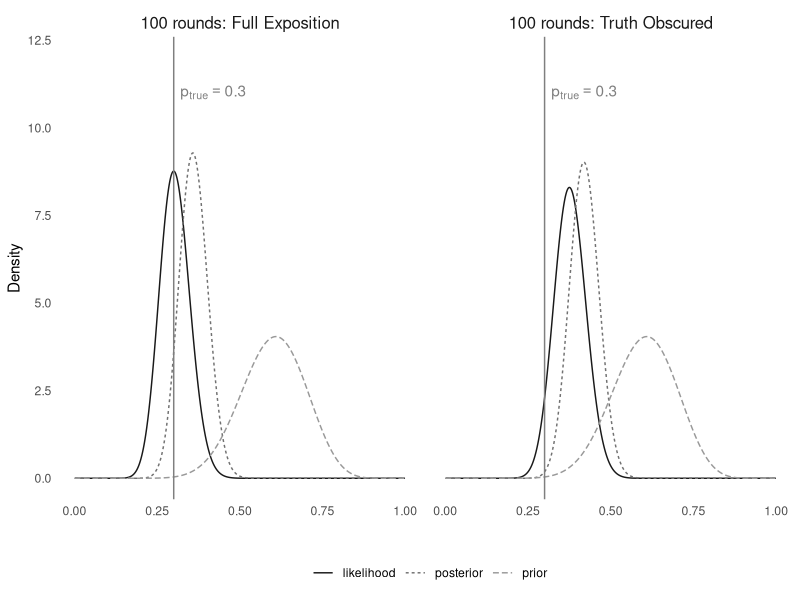
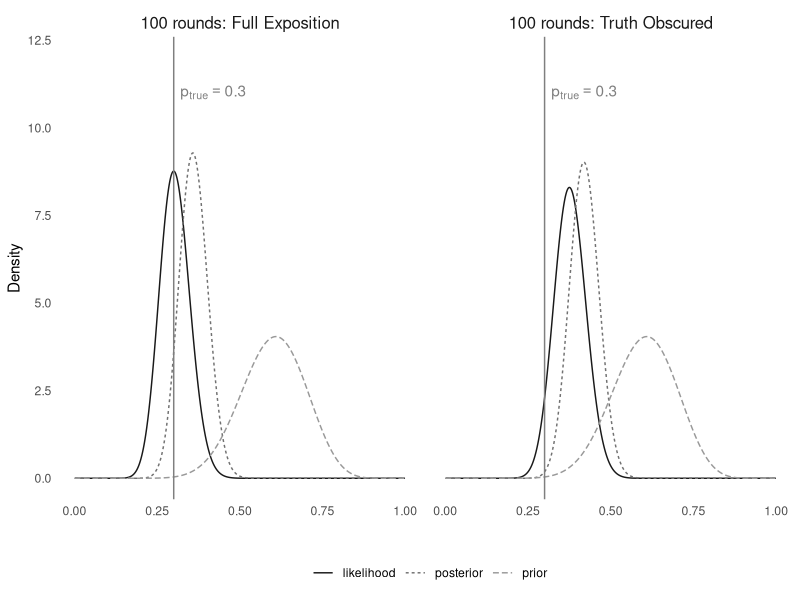

R code for these plots, in order: (Note: this script raises an error after producing the figures.)
library(tidyverse)

PS = 15
PF = 10
k = 30
n = 100
bias = 1.25 # multiplicative factor for how often suspects convicted

set.seed(1950)
longrun_bias = tibble(
  x = seq(.001, .999, .001), ##Set up for creating the distributions
  prior_unobscured = dbeta(x, PS, PF), # data for prior curve
  posterior_unobscured = dbeta(x, PS + k, PF + n - k), # data for posterior curve
  likelihood_unobscured = dbeta(x, 1 + k, 1 + n - k), # data for likelihood curve, plotted as the posterior from a beta(1,1)
  likelihood_obscured = dbeta(x, 1 + bias*k, 1 + n - bias*k),
  posterior_obscured = dbeta(x, PS + bias*k, PF + n - bias*k)
) %>%
  mutate(prior_obscured = prior_unobscured)

longrun_bias %>%
  pivot_longer(-x, names_to = "distribution", values_to = "y") %>%
  separate(distribution, into = c("distribution", "type")) %>%
  mutate(
    type_label = ifelse(type == "unobscured", "100 rounds: Full Exposition", "100 rounds: Truth Obscured")
  ) %>%
  ggplot(aes(x = x, y = y, col = distribution, linetype = distribution)) + 
  geom_line() + 
  facet_wrap(vars(type_label)) + 
  geom_vline(xintercept = .3, col = "gray50") + 
  annotate("text", x = .32, y = 11, 
           label = "p[true]== .3", 
           parse = TRUE, 
           col = "gray50",
           hjust = 0) + 
  theme_minimal() +
  scale_color_grey(start = .1, end = .6) +
  theme(panel.grid = element_blank(),
        legend.position = "bottom",
        strip.text = element_text(size = 12)) +
  ylim(0,12) +
  labs(
    x = "",
    y = "Density",
    col = "",
    linetype = ""
  )

ggsave(filename = '~/Forensic_bias/outputs/long_run_posterior_bias.png',
       width = 8,
       height = 3)


## Old version: base R

plot(x, y1, xlim=c(0,1), ylim=c(0, 10), type = "l", ylab= "Density", lty = 2,
     xlab= "Probability of success", las=1, main= Title,lwd=3,
     cex.lab=1.5, cex.main=1.5, col = "skyblue")
lines(x, y2, type = "l", col = "darkorange", lwd = 2, lty = 3)
lines(x, y3, type = "l", col = "darkorchid1", lwd = 5)
legend("topleft", c("Prior", "Posterior", "Likelihood"), col = c("skyblue", "darkorchid1", "darkorange"), 
       lty = c(2,1,3), lwd = c(3,5,2), bty = "n", y.intersp = .55, x.intersp = .1, seg.len=.7)

plot(x, y1, xlim=c(0,1), ylim=c(0, 10), type = "l", ylab= "Density", lty = 2,
     xlab= "Probability of success", las=1, main= Title,lwd=3,
     cex.lab=1.5, cex.main=1.5, col = "skyblue")
lines(x, y2.bias, type = "l", col = "darkorange", lwd = 2, lty = 3)
lines(x, y3.bias, type = "l", col = "darkorchid1", lwd = 5)
legend("topleft", c("Prior", "Posterior", "Likelihood"), col = c("skyblue", "darkorchid1", "darkorange"), 
       lty = c(2,1,3), lwd = c(3,5,2), bty = "n", y.intersp = .55, x.intersp = .1, seg.len=.7)
